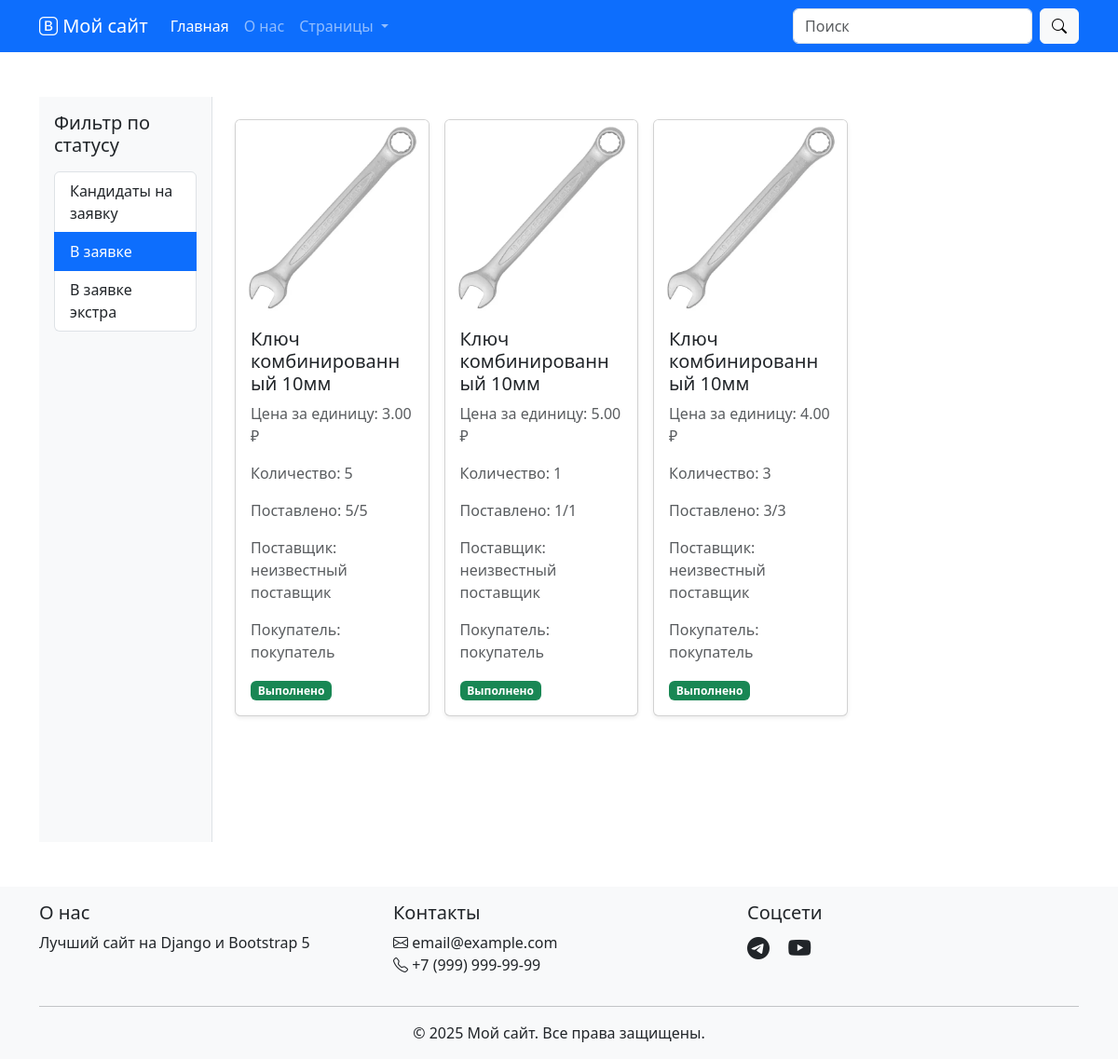
The app's page /request/?status=in_request, older data.
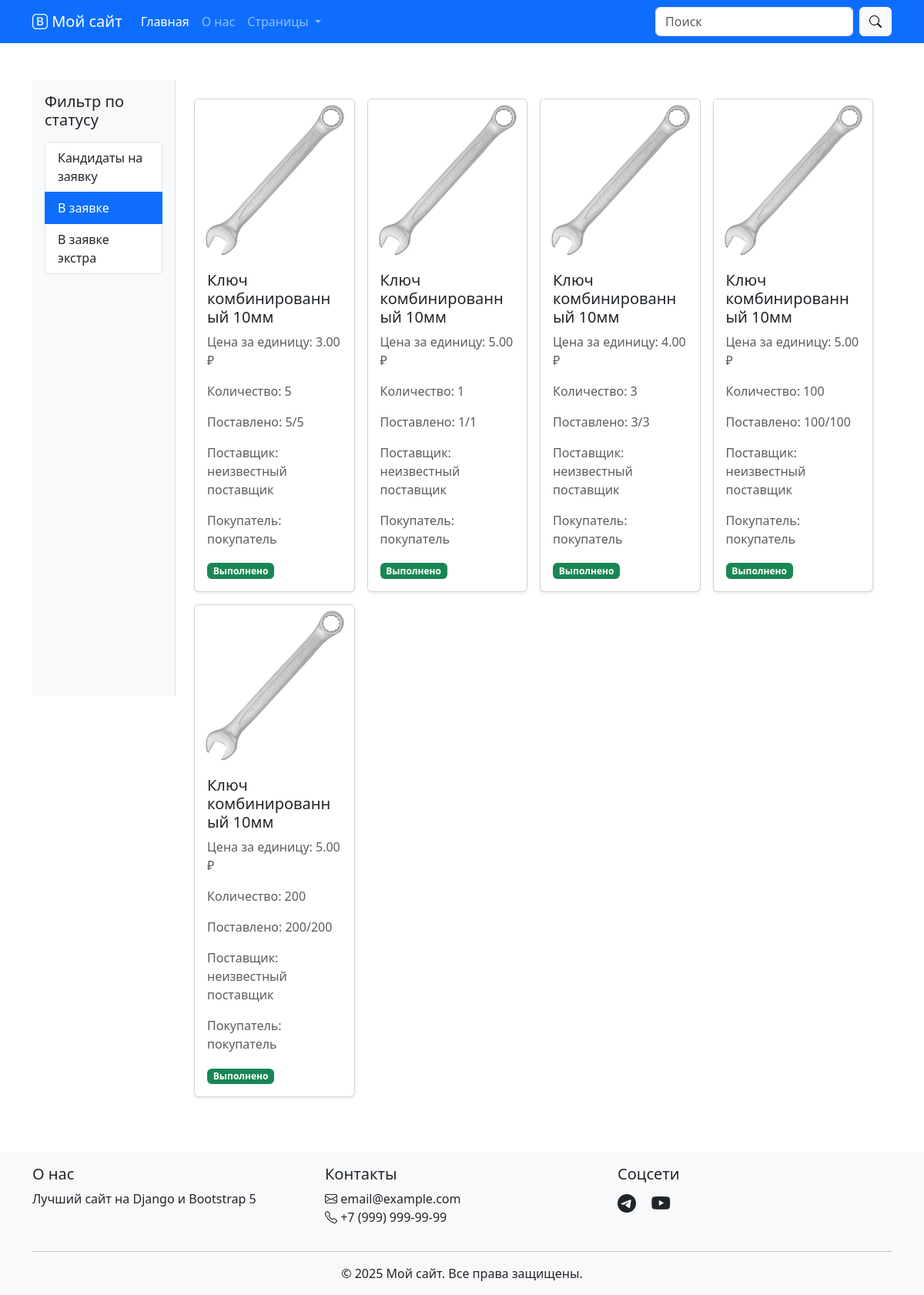
The same page, newer data.
### request/models.py (models this page shows, shortened)
class RequestItem(models.Model):
    request = models.ForeignKey(Request, on_delete=models.CASCADE, related_name='items', verbose_name=_('Заявка'))
    delivered_quantity = models.PositiveIntegerField(_('Поставлено'), default=0, help_text=_('Количество уже поставленных единиц'))
    is_completed = models.BooleanField(_('Выполнено'), default=False, help_text=_('Заявка полностью выполнена'))
    product = models.ForeignKey(Product, on_delete=models.PROTECT, related_name='request_items', verbose_name=_('Товар'))
    quantity = models.PositiveIntegerField(_('Количество'), default=1)
    price_per_unit = models.DecimalField(_('Цена за единицу'), max_digits=10, decimal_places=2, default=0)
    supplier = models.CharField(_('Поставщик'), max_length=255, default='неизвестный поставщик')
    customer = models.CharField(_('Покупатель'), max_length=255, default='покупатель')
    @property
    def delivery_progress(self):
        return f"{self.delivered_quantity}/{self.quantity}"

### goods/models.py (models this page shows, shortened)
class Product(models.Model):
    code = models.CharField(
        max_length=100,
        unique=True,
        verbose_name='Код товара'
    )
    name = models.CharField(
        max_length=255,
        verbose_name='Название товара'
    )
    description = models.TextField(
        verbose_name='Описание товара',
        blank=True,
        null=True
    )
    category = models.ForeignKey(
        Category,
        on_delete=models.SET_NULL,
        related_name='products',
        verbose_name='Категория',
        blank=True,
        null=True
    )
    created_at = models.DateTimeField(
        default=timezone.now,
        verbose_name='Дата создания'
    )
    updated_at = models.DateTimeField(
        auto_now=True,
        verbose_name='Дата последнего обновления'
    )
    class Meta:
        app_label = 'goods'
        verbose_name = 'Товар'
        verbose_name_plural = 'Товары'
        ordering = ['name']
    @property
    def main_image(self):
        return self.product_images.filter(is_main=True).first()

### files/models.py (models this page shows, shortened)
class ProductImage(models.Model):
    product = models.ForeignKey(
        'goods.Product',
        on_delete=models.CASCADE,
        related_name='product_images',
        verbose_name='Товар'
    )
    image = models.ImageField(
        upload_to=product_image_upload_path,
        verbose_name='Изображение'
    )
    code = models.CharField(
        max_length=100,
        verbose_name='Код изображения',
        help_text='Должен совпадать с кодом товара'
    )
    is_main = models.BooleanField(
        default=False,
        verbose_name='Главное изображение'
    )
    created_at = models.DateTimeField(
        auto_now_add=True,
        verbose_name='Дата создания'
    )
    class Meta:
        app_label = 'files'
        verbose_name = 'Изображение товара'
        verbose_name_plural = 'Изображения товаров'
        ordering = ['-is_main', 'created_at']

### request/views.py (the view)
# urls.py: path('', views.requests_view, name='requests_list'),
def requests_view(request):
    status = request.GET.get('status', 'candidate')  # по умолчанию показываем кандидатов
    items = RequestItem.objects.filter(request__status=status).select_related('product', 'request')
    context = {
        'request_items': items,
        'status': status,
    }
    return render(request, 'store/requests.html', context)

### store/templates/store/requests.html (shortened to what this page needs)
{% extends 'store/base.html' %}
{% load static %}
{% block content %}
<div class="container-fluid">
    <div class="row">
        <aside class="col-md-3 col-lg-2 bg-light p-3 border-end vh-100">
            <h5 class="mb-3">Фильтр по статусу</h5>
            <div class="list-group">
                <a href="{% url 'request:requests_list' %}?status=candidate" class="list-group-item list-group-item-action {% if status == 'candidate' %}active{% endif %}">
                    Кандидаты на заявку
                </a>
                <a href="{% url 'request:requests_list' %}?status=in_request" class="list-group-item list-group-item-action {% if status == 'in_request' %}active{% endif %}">
                    В заявке
                </a>
                <a href="{% url 'request:requests_list' %}?status=extra" class="list-group-item list-group-item-action {% if status == 'extra' %}active{% endif %}">
                    В заявке экстра
                </a>
            </div>
        </aside>
        <main class="col-md-9 col-lg-10 p-4">
            <div class="row g-3" id="request-list">
                {% for item in request_items %}
                <div class="col-md-4 col-lg-3" id="request-item-{{ item.id }}">
                    <div class="card h-100 shadow-sm">
                        {% if item.product.main_image %}
                            <img src="{{ item.product.main_image.image.url }}" class="card-img-top" alt="{{ item.product.name }}">
                        {% else %}
                            <img src="{% static 'images/no-image.png' %}" class="card-img-top" alt="{{ item.product.name }}">
                        {% endif %}
                        <div class="card-body">
                            <h5 class="card-title">{{ item.product.name }}</h5>
                            <p class="card-text text-muted">Цена за единицу: {{ item.price_per_unit }} ₽</p>
                            <p class="card-text text-muted">Количество: {{ item.quantity }}</p>
                            <p class="card-text text-muted">Поставлено: {{ item.delivery_progress }}</p>
                            <p class="card-text text-muted">Поставщик: {{ item.supplier }}</p>
                            <p class="card-text text-muted">Покупатель: {{ item.customer }}</p>
                            <span class="badge {% if item.is_completed %}bg-success{% else %}bg-secondary{% endif %}">
                                {% if item.is_completed %}Выполнено{% else %}Не выполнено{% endif %}
                            </span>
                        </div>
                    </div>
                </div>
                {% empty %}
                <div class="col-12">
                    <div class="alert alert-warning">Нет заявок с выбранным статусом</div>
                </div>
                {% endfor %}
            </div>
        </main>
    </div>
</div>
{% endblock %}

### store/templates/store/base.html
<!DOCTYPE html>
{% load static %}
<html lang="ru">
<head>
    {% include 'store/includes/head.html' %}
</head>
<body>
    {% include 'store/includes/navbar.html' %}
    <main class="container my-5">
        {% block content %}{% endblock %}
    </main>
    {% include 'store/includes/footer.html' %}
</body>
</html>

### store/templates/store/includes/head.html (shortened to what this page needs)
<link href="https://cdn.jsdelivr.net/npm/bootstrap@5.3.0/dist/css/bootstrap.min.css" rel="stylesheet"
>
<link rel="stylesheet" href="https://cdn.jsdelivr.net/npm/bootstrap-icons@1.11.3/font/bootstrap-icons.css">

### store/templates/store/includes/navbar.html (shortened to what this page needs)
<nav class="navbar navbar-expand-lg navbar-dark bg-primary fixed-top">
    <div class="container">
        <a class="navbar-brand" href="/store/static">
            <i class="bi bi-bootstrap"></i> Мой сайт
        </a>
        <div class="collapse navbar-collapse" id="navbarContent">
            <ul class="navbar-nav me-auto mb-2 mb-lg-0">
                <li class="nav-item">
                    <a class="nav-link active" href="/store/static">Главная</a>
                </li>
                <li class="nav-item">
                    <a class="nav-link" href="/about/">О нас</a>
                </li>
                <li class="nav-item dropdown">
                    <a class="nav-link dropdown-toggle" href="#" data-bs-toggle="dropdown">
                        Страницы
                    </a>
                </li>
            </ul>
            <form class="d-flex" role="search">
                <input class="form-control me-2" type="search" placeholder="Поиск">
                <button class="btn btn-light" type="submit">
                    <i class="bi bi-search"></i>
                </button>
            </form>
        </div>
    </div>
</nav>

### store/templates/store/includes/footer.html (shortened to what this page needs)
<footer class="footer mt-auto py-3 bg-light">
    <div class="container">
        <div class="row">
            <div class="col-md-4">
                <h5>О нас</h5>
                <p>Лучший сайт на Django и Bootstrap 5</p>
            </div>
            <div class="col-md-4">
                <h5>Контакты</h5>
                <ul class="list-unstyled">
                    <li><i class="bi bi-envelope"></i> email@example.com</li>
                    <li><i class="bi bi-telephone"></i> +7 (999) 999-99-99</li>
                </ul>
            </div>
            <div class="col-md-4">
                <h5>Соцсети</h5>
                <div>
                    <a href="#" class="text-dark me-2"><i class="bi bi-telegram fs-4"></i></a>
                    <a href="#" class="text-dark"><i class="bi bi-youtube fs-4"></i></a>
                </div>
            </div>
        </div>
        <hr>
        <div class="text-center">
            &copy; {% now "Y" %} Мой сайт. Все права защищены.
        </div>
    </div>
</footer>

### store/templates/store/includes/head.html (style rules this page uses)
body { padding-top: 56px; }
.footer { background-color: #f5f5f5; padding: 20px 0; }

Row changes from the older to the newer data that the page shows:
added RequestItem: product.main_image.image (picture), product.name "Ключ комбинированный 10мм", price_per_unit "5.00", quantity "100", delivery_progress "100/100", supplier "неизвестный поставщик", customer "покупатель", is_completed "Выполнено"
added RequestItem: product.main_image.image (picture), product.name "Ключ комбинированный 10мм", price_per_unit "5.00", quantity "200", delivery_progress "200/200", supplier "неизвестный поставщик", customer "покупатель", is_completed "Выполнено"
